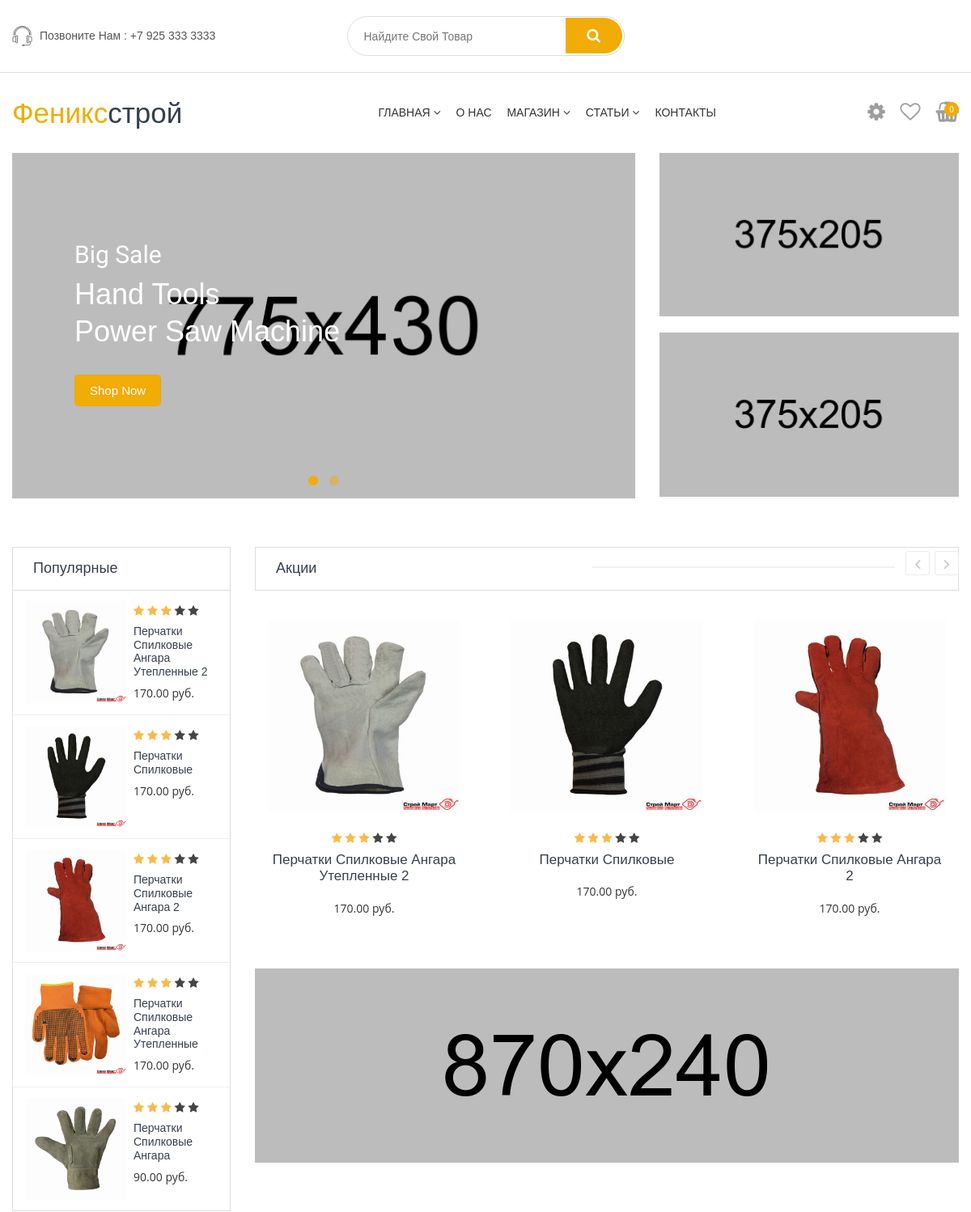
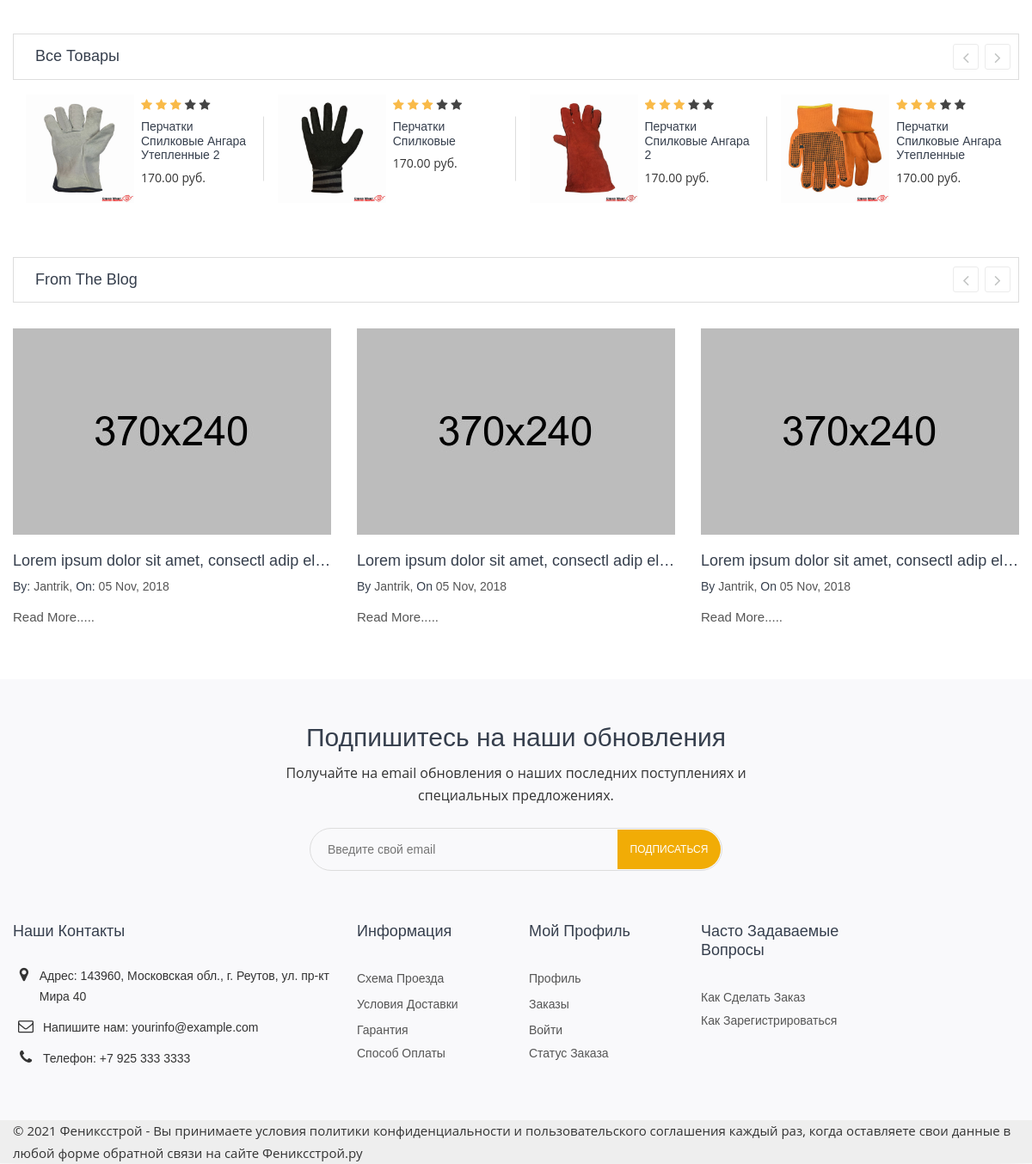
The page / on the database its author committed (2 pictures, top to bottom).
### shop/models.py (models this page shows, shortened)
class Product(models.Model):
    MIN_RESOLUTION = (400, 400)
    name = models.CharField(max_length=255, verbose_name='Название товара')
    slug = models.SlugField(unique=True, verbose_name='Псевдоним')
    article_number = models.CharField(
        max_length=20, verbose_name='Артикул', null=True, blank=True)
    manufacturer = models.ForeignKey(
        Manufacturer,
        on_delete=models.SET_NULL,
        verbose_name='Производитель',
        null=True,
        blank=True,
        related_name='manufacturer_products')
    desctriptions = models.TextField(
        verbose_name='Описание товара', null=True, blank=True)
    category = models.ForeignKey(
        Category,
        on_delete=models.SET_NULL,
        verbose_name='Категория товара',
        related_name='category_products',
        null=True)
    price = models.DecimalField(
        max_digits=9,
        decimal_places=2,
        verbose_name='Цена товара, руб.',
        null=True,
        blank=True)
    image = models.ImageField(
        verbose_name='Изображение товара',
        upload_to='products/',
        null=True,
        blank=True)
    rating = models.IntegerField(
        'Рейтинг', null=True, blank=True, default=0)
    published = models.BooleanField(verbose_name='Опубликовано')
    class Meta:
        verbose_name_plural = 'Товары'
        verbose_name = 'Товар'
        ordering = ('price', 'name')
        abstract = True

class Gloves(Product):
    features = models.CharField(
        max_length=255, verbose_name='свойства товара', null=True, blank=True)
    material = models.CharField(
        max_length=70, verbose_name='материал основы', null=True, blank=True)
    coating_material = models.CharField(
        max_length=70, verbose_name='материал покрытия', null=True, blank=True)
    type_coating = models.CharField(
        max_length=70, verbose_name='тип покрытия', null=True, blank=True)
    color = models.CharField(
        max_length=150, verbose_name='цвет', null=True, blank=True)
    size = models.CharField(
        max_length=150, verbose_name='размер', null=True, blank=True)
    quantity_pack = models.CharField(
        max_length=10,
        verbose_name='количество в упаковке',
        null=True,
        blank=True)
    minimum_packaging = models.CharField(
        max_length=10,
        verbose_name='минимальная упаковка',
        null=True,
        blank=True)
    pair_weight = models.CharField(
        max_length=10, verbose_name='вес пары', null=True, blank=True)
    def get_absolute_url(self):
        return get_product_url(self, 'product_detail')

### shop/views.py (the view)
# urls.py: path('', views.BaseView.as_view(), name='base'),
class BaseView(View):
    def get(self, request, *args, **kwargs):
        categories = Category.objects.filter(published=True).all()
        products = LatestProducts.objects.get_products_for_main_page(
            'gloves',
            whith_respect_to='gloves')
        cart_product_form = CartAddProductForm()
        return render(
            request, 'base.html', {
                'categories': categories, 'products': products, 'cart_product_form': cart_product_form})

### cart/forms.py
class CartAddProductForm(forms.Form):
    quantity = forms.IntegerField(initial=1)
    update = forms.BooleanField(
        required=False, initial=False, widget=forms.HiddenInput)

### cart/cart.py (called while the page is built)
    def get_total_price(self):
        return sum(Decimal(item['price']) * item['quantity'] for item in self.cart.values())

### cart/context_processors.py (called while the page is built)
def cart(request):
    return {'cart': Cart(request)}

### shop/models.py (called while the page is built, shortened)
def get_product_url(obj, viewname):
    return reverse(viewname, kwargs={'slug': obj.slug, 'id': obj.id})

    @staticmethod
    def get_products_for_main_page(*args, **kwargs):
        with_respect_to = kwargs.get('with_respect_to')
        products = []
        ct_models = ContentType.objects.filter(model__in=args)
        for ct_model in ct_models:
            model_products = (
                ct_model.model_class()._base_manager.all().order_by('-id')[:5])
            products.extend(model_products)
        return products

### templates/base.html (shortened to what this page needs)
<!doctype html>
<html class="no-js" lang="ru">
{% load static %}
<head>
  <link rel="stylesheet" href="{% static 'css/meanmenu.min.css' %}">
  <link rel="stylesheet" href="{% static 'css/animate.css' %}">
  <link rel="stylesheet" href="{% static 'css/nivo-slider.css' %}">
  <link rel="stylesheet" href="{% static 'css/owl.carousel.min.css' %}">
   <link rel="stylesheet" href="{% static 'css/slick.css' %}">
  <link rel="stylesheet" href="{% static 'css/jquery-ui.min.css' %}">
  <link rel="stylesheet" href="{% static 'css/font-awesome.min.css' %}">
  <link rel="stylesheet" href="{% static 'css/jquery.fancybox.css' %}">
  <link rel="stylesheet" href="{% static 'css/bootstrap.min.css' %}">
  <link rel="stylesheet" href="{% static 'css/default.css' %}">
  <link rel="stylesheet" href="{% static 'style.css' %}">
  <link rel="stylesheet" href="{% static 'css/responsive.css' %}">
</head>
<body>
  <div class="box-wrapper homepage">
    <div class="box-layout">
    {% include 'includes/header.html' %}
    {% block content %}
    {% include 'includes/slider_area_start.html' %}
            {% include 'includes/popular_products.html' %}
          <div class="col-xl-9 col-lg-8  order-lg-2">
            {% include 'includes/new_pro_content.html' %}
          </div>
        </div>
      </div>
    </div>
    <div class="upper-banner banner ptb-20 ">
    </div>
    {% include 'includes/best_seller_products.html' %}
    {% include 'includes/blog_page.html' %}
    {% endblock content %}
    {% include 'includes/footer.html' %}
    </div>
  </div>
</body>
</html>

### templates/includes/popular_products.html
{% load static %}
    <div class="new-products pt-60">
      <div class="container">
        <div class="row">
          <div class="col-xl-3 col-lg-4 order-2">
            <div class="side-product-list">
              <div class="group-title">
                <h2>Популярные</h2>
              </div>
              <div class="slider-right-content side-product-list-active owl-carousel">
                <div class="double-pro">
                  {% for product in products %}
                  <div class="single-product">
                    <div class="pro-img">
                      <a href="{{ product.get_absolute_url }}"><img class="img" src="{{ product.image.url }}" alt="product-image"></a>
                    </div>
                    <div class="pro-content">
                      <div class="product-rating">
                        <i class="fa fa-star"></i>
                        <i class="fa fa-star"></i>
                        <i class="fa fa-star"></i>
                        <i class="fa fa-star"></i>
                        <i class="fa fa-star"></i>
                      </div>
                      <h4><a href="{{ product.get_absolute_url }}">{{ product.name }}</a></h4>
                      <p><span class="price">{{ product.price }} руб.</span></p>
                    </div>
                  </div>
                  {% endfor %}
                </div>
              </div>
            </div>
          </div>

### templates/includes/new_pro_content.html (shortened to what this page needs)
{% load static %}
<div class="new-pro-content">
              <div class="pro-tab-title border-line">
                <div class="group-title">
                  <h2>Акции</h2>
                </div>
              </div>
              <div class="tab-content product-tab-content jump">
                <div id="new-arrival" class="tab-pane active">
                  <div class="new-pro-active owl-carousel">
                    {% for product in products %}
                    <div class="single-product">
                      <div class="pro-img">
                        <a href="{{ product.get_absolute_url }}">
                          <img class="primary-img" src="{{ product.image.url }}" alt="single-product">
                        </a>
                      </div>
                      <div class="pro-content">
                        <div class="product-rating">
                          <i class="fa fa-star"></i>
                          <i class="fa fa-star"></i>
                          <i class="fa fa-star"></i>
                          <i class="fa fa-star"></i>
                          <i class="fa fa-star"></i>
                        </div>
                        <h4><a href="{{ product.get_absolute_url }}">{{ product.name }}</a></h4>
                        <p><span class="price">{{ product.price }} руб.</p>
                      </div>
                    </div>
                    {% endfor %}
                  </div>
                </div>
              </div>
              <div class="single-banner zoom mt-30 mt-sm-10">
              <a href="#"><img src="{% static 'img/banner/tab-banner.jpg' %}" alt="slider-banner"></a>
            </div>
            </div>

### templates/includes/best_seller_products.html
{% load static %}
<div class="best-seller-product pb-50 pb-sm-30">
      <div class="container">
        <div class="group-title">
          <h2>Все товары</h2>
        </div>
        <div class="best-seller-pro-active  owl-carousel slider-right-content">
            {% for product in products %}
            <div class="single-product">
              <div class="pro-img">
                <a href="{{ product.get_absolute_url }}"><img class="img" src="{{ product.image.url }}" alt="product-image"></a>
              </div>
              <div class="pro-content">
                <div class="product-rating">
                  <i class="fa fa-star"></i>
                  <i class="fa fa-star"></i>
                  <i class="fa fa-star"></i>
                  <i class="fa fa-star"></i>
                  <i class="fa fa-star"></i>
                </div>
                <h4><a href="{{ product.get_absolute_url }}">{{ product.name }}</a></h4>
                <p><span class="price">{{ product.price }} руб.</p>
              </div>
            </div>
            {% endfor %}
        </div>
      </div>
    </div>

### shop/static/css/default.css (style rules this page uses)
body { font-family: "Rubik",sans-serif font-weight: 400; font-style: normal; font-size: 14px; color: #666666; }
.img { max-width: 100%; -webkit-transition: all 0.3s ease-out 0s; transition: all 0.3s ease-out 0s; }
h1, h2, h3, h4, h5, h6 { font-weight: 500; margin-top: 0px; font-style: normal; margin: 0; color: #363f4d; font-family: "Rubik",sans-serif; }
h1 a, h2 a, h3 a, h4 a, h5 a, h6 a { color: inherit }
h2 { font-size: 30px; }
h4 { font-size: 22px; }
p { font-size: 15px; font-weight: 400; line-height: 26px; margin: 0; font-family: 'Open Sans', sans-serif; }
.mt-30 { margin-top: 30px }
.pt-60 { padding-top: 60px }
.pb-50 { padding-bottom: 50px }
.ptb-20 { padding: 20px 0 }
.product-tab-content .tab-pane { display: block; height: 0; visibility: hidden; }
.product-tab-content .tab-pane.active { height: auto; visibility: visible; }

### shop/static/css/responsive.css (style rules this page uses)
@media (min-width: 992px) and (max-width: 1200px) { .slider-right-content .pro-img { width: 126px; } }
@media (min-width: 992px) and (max-width: 1200px) { .slider-right-content .single-product { padding: 13px 15px; } }

### rows shown on the page
Gloves: image (picture), name "Перчатки Спилковые Ангара Утепленные 2", price "170.00"
Gloves: image (picture), name "Перчатки Спилковые", price "170.00"
Gloves: image (picture), name "Перчатки Спилковые Ангара 2", price "170.00"
Gloves: image (picture), name "Перчатки Спилковые Ангара Утепленные", price "170.00"
Gloves: image (picture), name "Перчатки Спилковые Ангара", price "90.00"

### other values the page prints
{{ cart.get_total_price }} "0"
